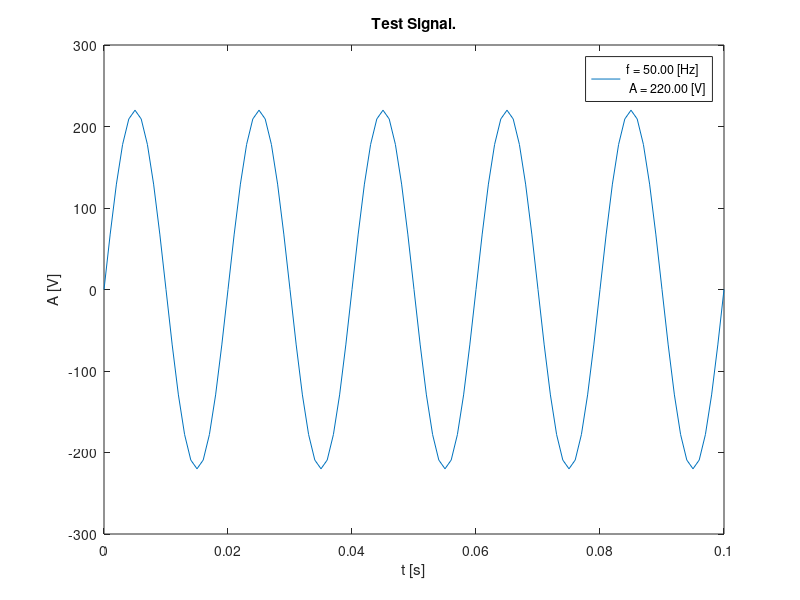
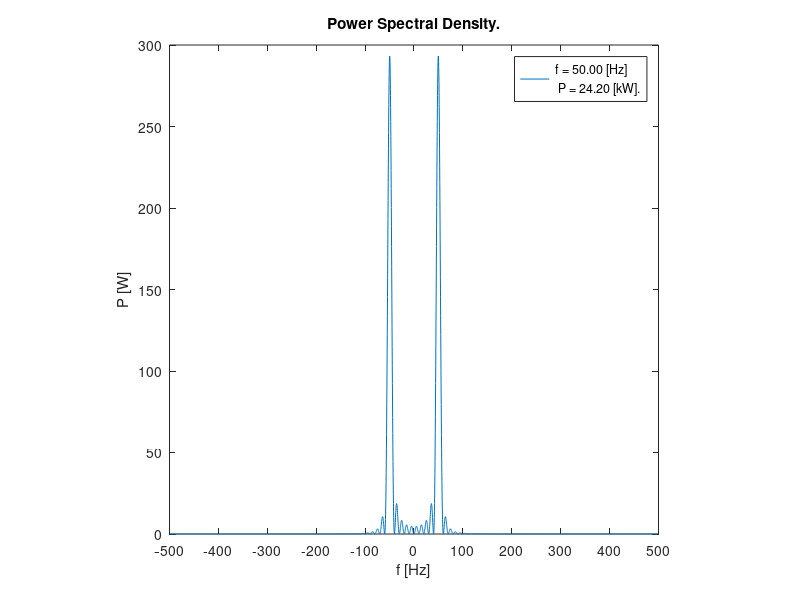
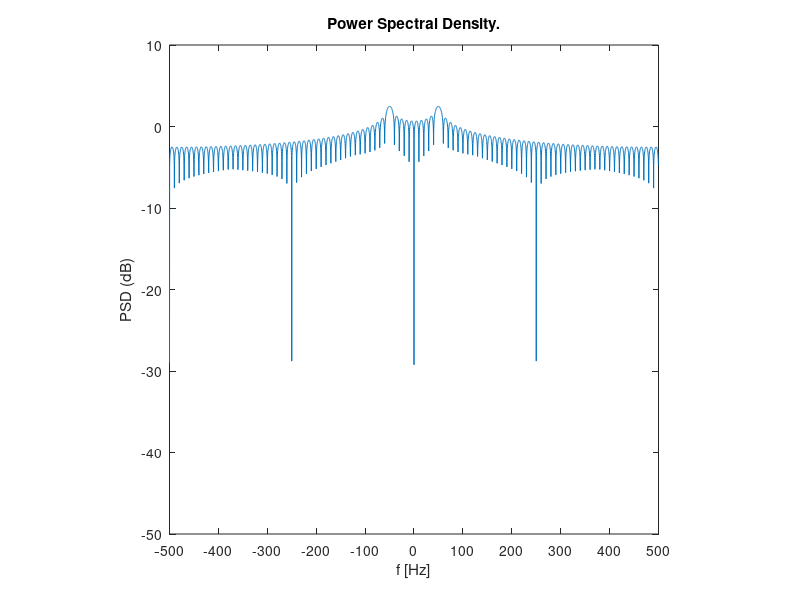
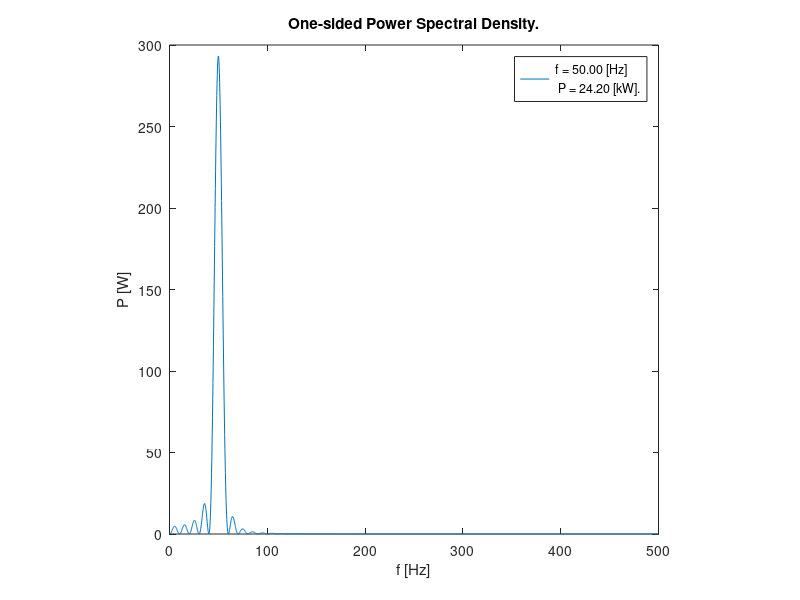

Recreate these plots in MATLAB, in order.
% Script demonstrating spectral analysis using FFT  applied on a simple cosine wave.
% Author: Chris B. Kirov
% Date: 09.11.2017
clc; clear; close all;

% Signal parameters.
A = 220;                                                                % amplitude A = 220 [V].
f = 50;                                                                    % frequency f = 50 [Hz].
T = 1 / f;                                                                 % period T = 0.02 [s].
phi = 3 *pi / 2;                                                       % initial phase phi = \frac{3 \pi}{2}.

sampling_rate = f * 20;                                        % m measurements per sec.
sampling_period = 1 / sampling_rate;                % measurement every n sec.
sampling_time = 5;                                              % time [in terms of T - period] spent in measurements. 

tBeg = 0;
tStep = sampling_period;
tEnd =  T * sampling_time;

% Calculate Signal.
t = tBeg : tStep : tEnd;
x = A * cos(2 * pi * f  * t + phi);                        % cosine wave signal.
L = length(x);                                                        % sample size.
P = A^2 / 2;                                                          % signal power. 

% Calculate FFT.       
N = 2^12;                                                             % spectrum discretisation.
X = fftshift( fft(x, N) );                                       % shift f(0) to vector center.         
                         
P_X = X .* conj(X) / (N * L);                           % power of the transformed signal (TS).
F_X = (-N/2 : N/2 - 1) / N * sampling_rate ;   % frequency of TS: N frequencies in [-N/2, N/2 - 1] - scaled by sampling f.

abs_path = 'D:/Matlab Projects/Experiments with Matlab';

plot(t, x)
xlabel('t [s]')
ylabel('A [V]')
title('Test Signal.')
legend( sprintf( 'f = %.2f [Hz] \n A = %.2f [V]', f, A ) );
print( sprintf('%s/SpectrumTestSignal.pdf', abs_path ) )

plot(F_X, P_X)
xlabel('f [Hz]')
ylabel('P [W]')
axis([ -10*f 10*f  ])
set(gca, 'XTick', [-10*f : 2*f : 10*f]);
axis square
title('Power Spectral Density.')
legend( sprintf( 'f = %.2f [Hz]\n P = %.2f [kW].', f ,P/1000 ) )
print( sprintf('%s/SpectrumPSD.pdf', abs_path ) )

plot(F_X,   log10(P_X) )
xlabel('f [Hz]')
ylabel('PSD (dB)')
axis ([ -10*f 10*f  -50 10])
set(gca, 'XTick', [-10*f : 2*f : 10*f]);
axis square
title('Power Spectral Density.')
print( sprintf('%s/SpectrumPSDdB.pdf', abs_path ) )

F_X = (0 : N/2) / N * sampling_rate ;          % only the positive frequencies.
P_X = P_X( N/2 : end );

plot(F_X, P_X)
xlabel('f [Hz]')
ylabel('P [W]')
axis ([ 0 10*f  ])
set(gca, 'XTick', [0 : 2 * f : 10*f]);
axis square
title('One-sided Power Spectral Density.')
legend( sprintf( 'f = %.2f [Hz]\n P = %.2f [kW].', f ,P/1000 ) )
print( sprintf('%s/SpectrumPSDOneSided.pdf', abs_path ) )

 
